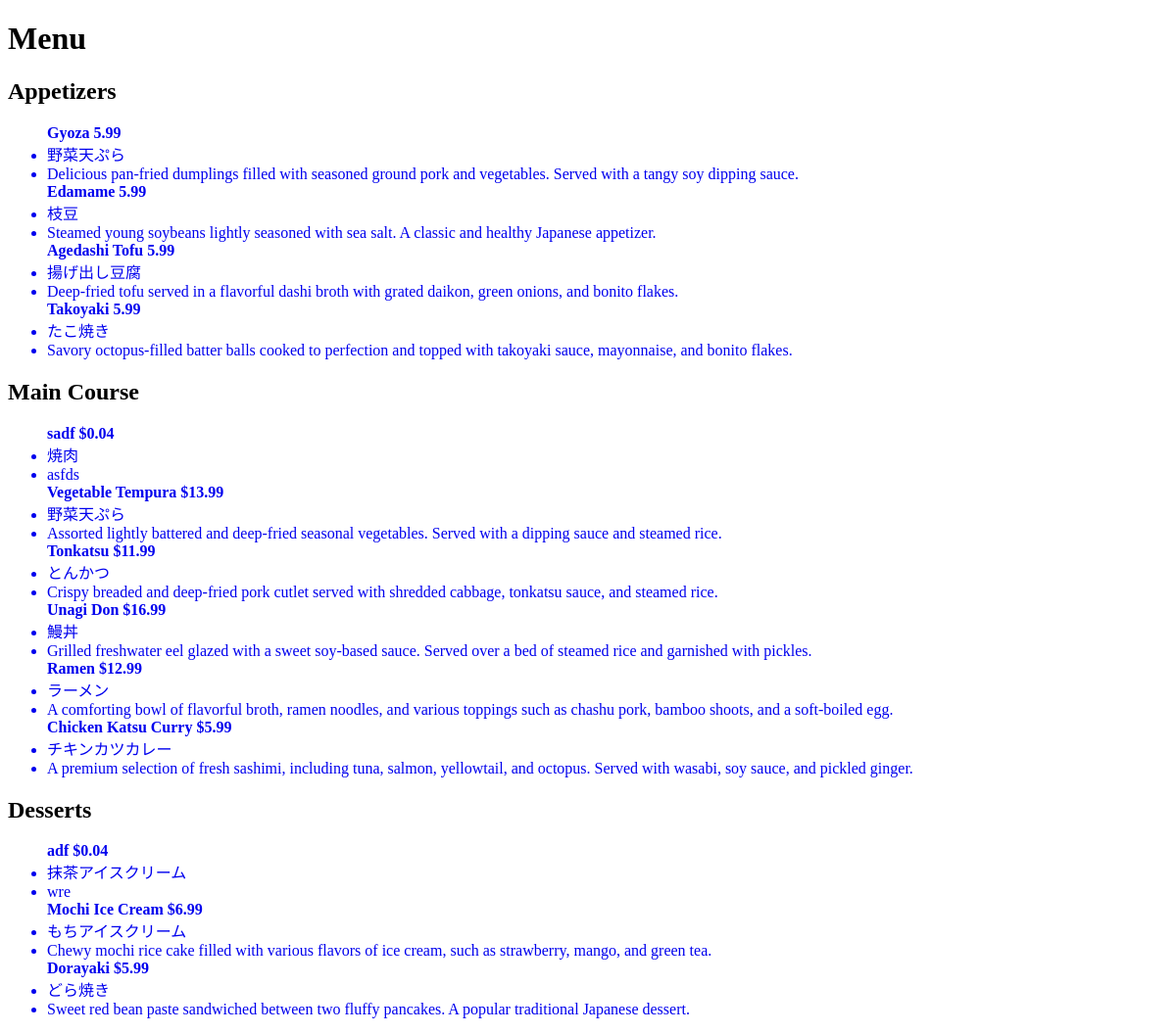
The page /seed/ on the database as committed earlier.
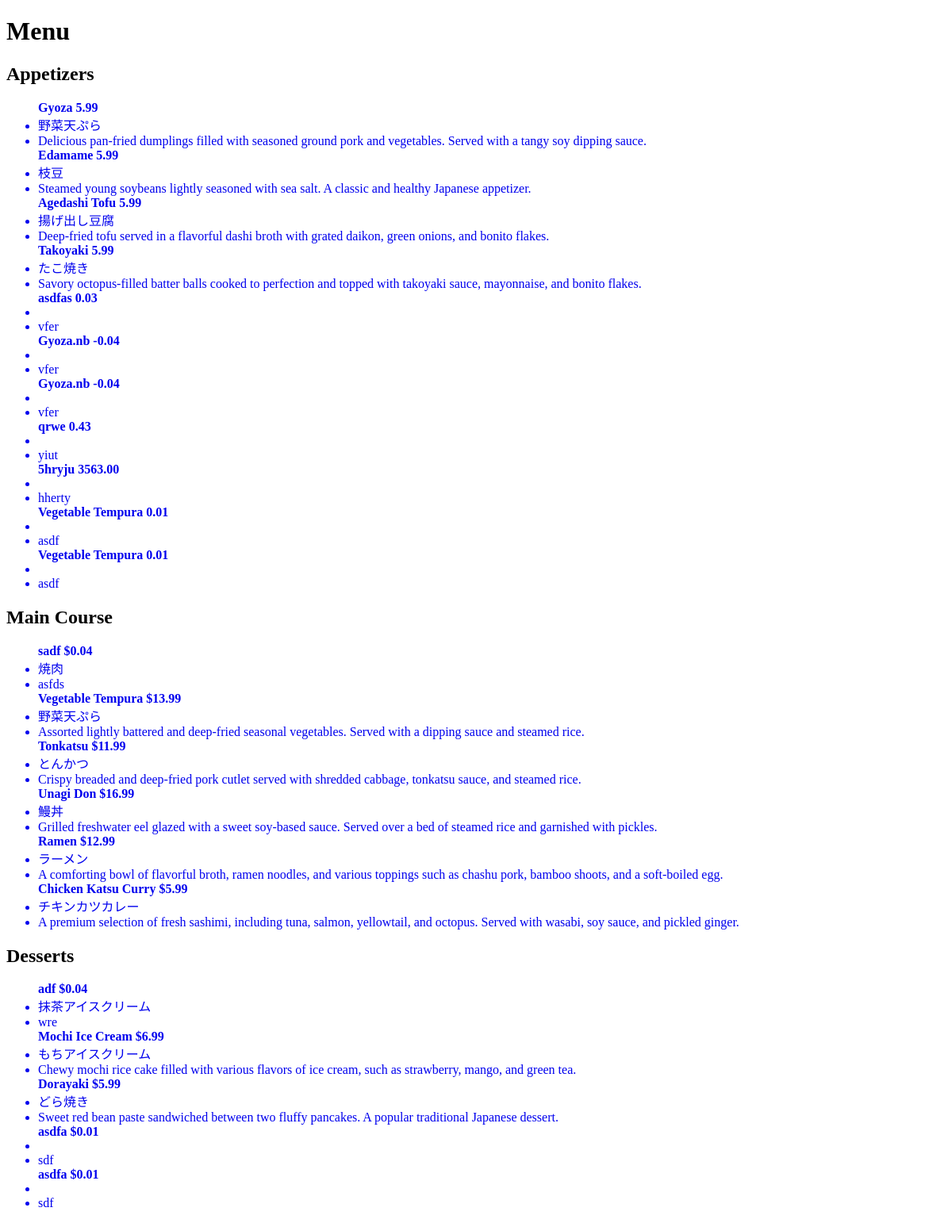
The same page on the database as committed later.
### menu_app/models.py (models this page shows, shortened)
class Appetizer(models.Model):
    type = models.CharField(max_length=100)
    name = models.CharField(max_length=100)
    japanese_name = models.CharField(max_length=100)
    price = models.DecimalField(max_digits=10, decimal_places=2)
    description = models.CharField(max_length=100)

class MainCourse(models.Model):
    type = models.CharField(max_length=100)
    name = models.CharField(max_length=100)
    japanese_name = models.CharField(max_length=100)
    price = models.DecimalField(max_digits=10, decimal_places=2)
    description = models.CharField(max_length=100)

class Dessert(models.Model):
    type = models.CharField(max_length=100)
    name = models.CharField(max_length=100)
    japanese_name = models.CharField(max_length=100)
    price = models.DecimalField(max_digits=10, decimal_places=2)
    description = models.CharField(max_length=100)

### menu_app/views.py (the view, shortened to what this page needs)
# urls.py: path('seed/', seed),
def seed(request):
  all_appetizers = Appetizer.objects.all()
  all_main_course = MainCourse.objects.all()
  all_desserts = Dessert.objects.all()
  return render(request, 'food_type.html', {'appetizers': all_appetizers, 'main_course': all_main_course, 'desserts': all_desserts})

### menu_app/templates/food_type.html (shortened to what this page needs)
<!DOCTYPE html>
<html lang="en">
  <head>
  </head>
  <body>
    <h1>Menu</h1>
    <h2>Appetizers</h2>
    <ul>
      {% for appetizer in appetizers %}
      <a
        style="text-decoration: none"
        href="{% url 'appetizer_item' appetizer.id %}"
      >
        <b>{{ appetizer.name }} {{ appetizer.price }}</b>
        <li>{{ appetizer.japanese_name }}</li>
        <li>{{ appetizer.description }}</li>
      </a>
      {% endfor %}
    </ul>
    <h2>Main Course</h2>
    <ul>
      {% for main in main_course %}
      <a style="text-decoration: none" href="{% url 'main_item' main.id %}">
        <b>{{ main.name }} ${{ main.price }}</b>
        <li>{{ main.japanese_name }}</li>
        <li>{{ main.description }}</li>
      </a>
      {% endfor %}
    </ul>
    <h2>Desserts</h2>
    <ul>
      {% for dessert in desserts %}
      <a
        style="text-decoration: none"
        href="{% url 'dessert_item' dessert.id %}"
      >
        <b>{{ dessert.name }} ${{ dessert.price }}</b>
        <li>{{ dessert.japanese_name }}</li>
        <li>{{ dessert.description }}</li>
      </a>
      {% endfor %}
    </ul>
  </body>
</html>

Rows that differ between the two databases and show on the page:
added Appetizer: name "asdfas", price "0.03", description "vfer"
added Appetizer: name "Gyoza.nb", price "-0.04", description "vfer"
added Appetizer: name "Gyoza.nb", price "-0.04", description "vfer"
added Appetizer: name "qrwe", price "0.43", description "yiut"
added Appetizer: name "5hryju", price "3563.00", description "hherty"
added Appetizer: name "Vegetable Tempura", price "0.01", description "asdf"
added Appetizer: name "Vegetable Tempura", price "0.01", description "asdf"
added Dessert: name "asdfa", price "0.01", description "sdf"
added Dessert: name "asdfa", price "0.01", description "sdf"
